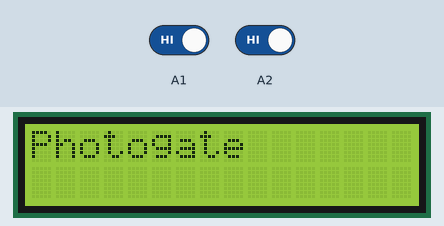
A sketch run on a simulated Arduino Uno, built with avr-gcc and run on an emulated ATmega328P. Parts: 16×2 character LCD. Inputs (shaded band) come from the test bench; at power-on: A1 HIGH, A2 HIGH.

Above: at 0.1 s.
2.8 s: A1 driven LOW
At 2.95 s:
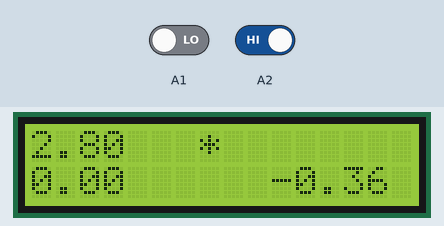
5.2 s: A2 driven LOW
At 5.36 s:
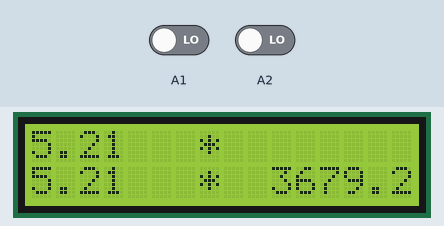
7.6 s: A1 driven HIGH
At 7.77 s:
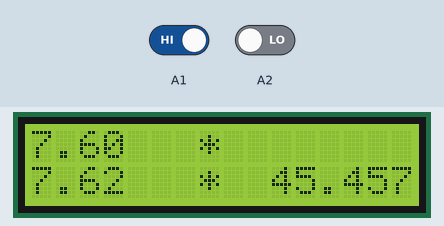
9.1 s: A2 driven HIGH
At 10.3 s:
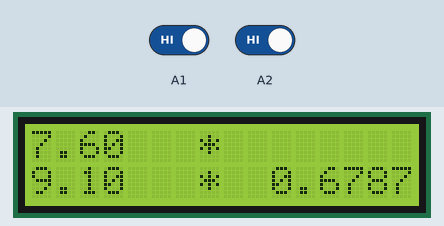
10.6 s: A1 driven LOW
At 10.75 s:
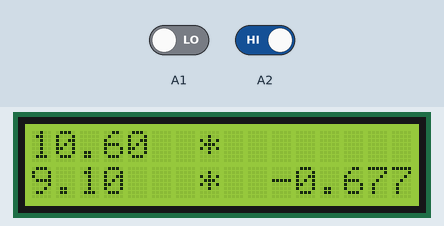
12.1 s: A2 driven LOW
At 12.26 s:
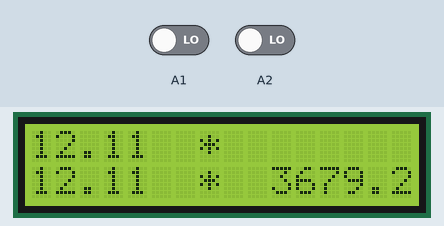
Timing chart, 0 to 14.6 s (numbered marks = the images above; inputs shaded):
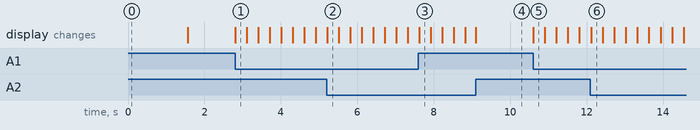

Measured:
- after the input at 2.8 s, the display: changes at once (image 1)
- after the input at 5.2 s, the display: changes at once (image 2)
- after the input at 10.6 s, the display: changes at once (image 5)

The sketch:

photogate.ino
```cpp
#include <LiquidCrystal.h>

// initialize the library with the numbers of the interface pins
LiquidCrystal lcd(8, 13, 9, 4, 5, 6, 7);

int photogate;
int photogate2;
unsigned long time;
unsigned long time2;
float time3;
float distance;
float velocity;

void setup() {
  // set up the LCD's number of columns and rows:
  lcd.begin(16, 2);
    Serial.begin(9600);
//  pinMode(13, OUTPUT);
  pinMode(A1, INPUT);
  pinMode(A2, INPUT);

  distance=1;

  lcd.setCursor(0, 0);
  lcd.print("Photogate");
  delay(1500);
  lcd.clear();
}

void loop() {

  photogate=digitalRead(A1);
  photogate2 = digitalRead(A2);

  if((photogate==0))
  {
    lcd.setCursor(7,0);
    lcd.print("*");
    time = micros();

  }

  if((photogate2==0))
  {
    lcd.setCursor(7,1);
    lcd.print("*");
    time2 = micros();

  }

  time3=time2/1000000.0 - time/1000000.0;

  velocity=distance/(time3);

  lcd.setCursor(0,0);
  lcd.print(time/1000000.0);

  lcd.setCursor(0,1);
  lcd.print(time2/1000000.0);
 // lcd.setCursor(0,0);
 // lcd.print(time3);

 // lcd.setCursor(0,1);
 //lcd.print(speed);

 lcd.setCursor(10,1);
// lcd.print((time2/1000000.0 - time/1000000.0));
   lcd.print(velocity);
}
```
